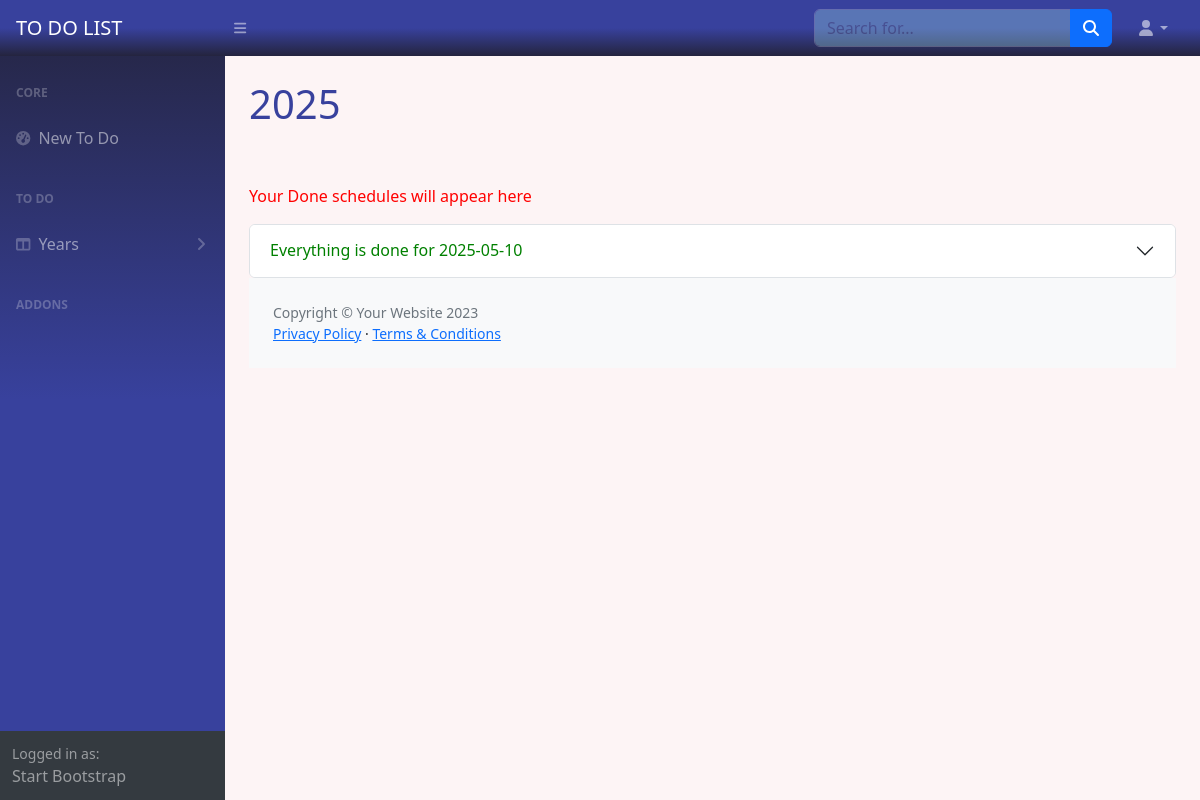
The page /year2025 (signed in) on the database as committed earlier.
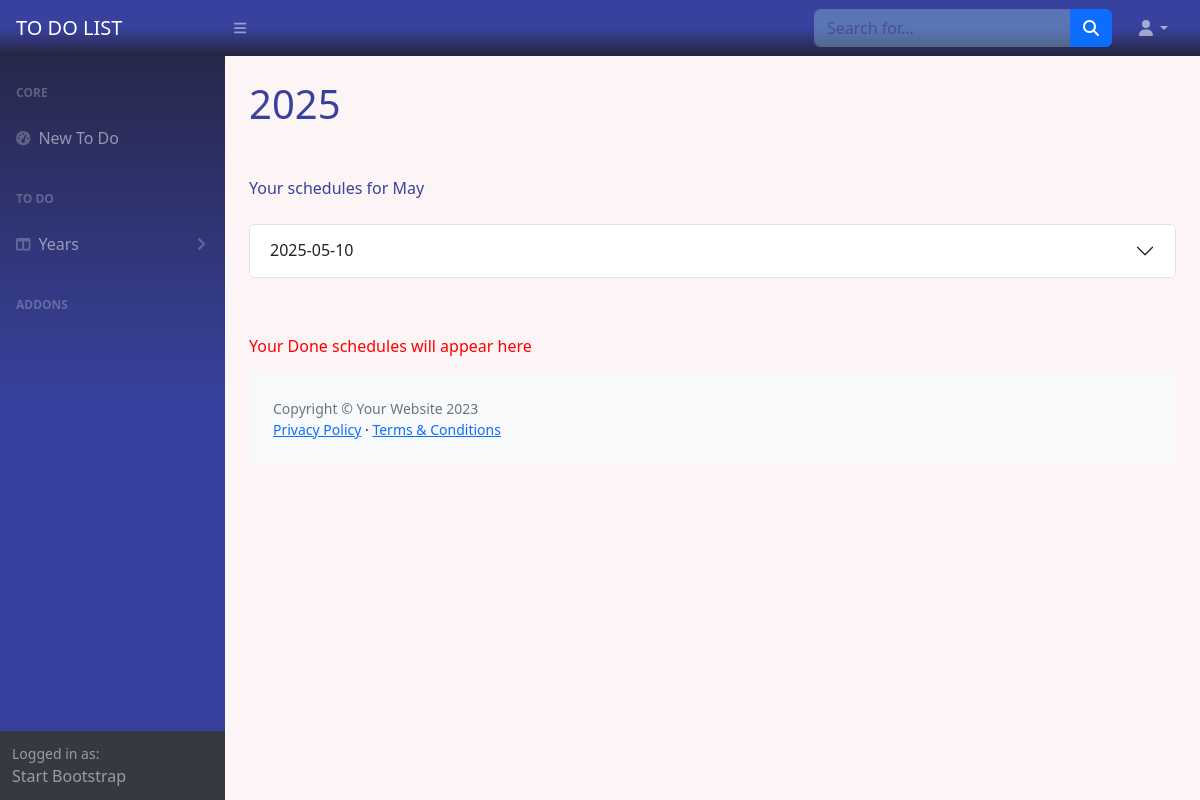
The same page on the database as committed later.
### test.py (models this page shows)
class Done(UserMixin, db.Model):
    id = db.Column(db.Integer, primary_key=True)
    user_id = db.Column(db.Integer, nullable=False)
    title = db.Column(db.String(50), nullable=False)
    info = db.Column(db.String(50), nullable=True)
    due_date = db.Column(db.String)
    done = db.Column(db.Boolean, nullable=True)
    favorites = db.Column(db.Boolean)

class Todos(UserMixin, db.Model):
    id = db.Column(db.Integer, primary_key=True)
    user_id = db.Column(db.Integer, nullable=False)
    title = db.Column(db.String(50), nullable=False)
    info = db.Column(db.String(50), nullable=True)
    due_date = db.Column(db.String)
    done = db.Column(db.Boolean, nullable=True)
    favorites = db.Column(db.Boolean)

### test.py (the view)
@app.route("/year<int:year>", methods=["GET", "POST"])
def years(year):
    all_years = []
    all_is_done = False
    unique_todo_date = []
    unique_done_date = []
    todo_date = []
    done_date = []
    result = db.session.execute(db.select(Todos))
    all_todos = result.scalars().all()
    result = db.session.execute(db.select(Done))
    all_dones = result.scalars().all()
    for i in all_todos:
        if i.user_id == current_user.id:
            todo_date.append(i.due_date)
            unique_todo_date = list(set(todo_date))
    for i in all_dones:
        if i.user_id == current_user.id:
            done_date.append(i.due_date)
            unique_done_date = list(set(done_date))
    for date in unique_todo_date:
        year = "".join(date).split('-')[0]
        all_years.append(year)
    all_years = list(set(all_years))
    for date in unique_done_date:
        year = "".join(date).split('-')[0]
        all_years.append(year)
    all_years = list(set(all_years))
    if not todo_date :
        no_date = True
    else:
        no_date = False
    if not all_todos and not all_dones:
        pass
    elif not all_todos:
        all_is_done = True
    return render_template('years.html', todos=all_todos, dones=all_dones,
                           user=current_user, unique_done_date=sorted(list(set(unique_done_date))),
                           unique_todo_date=sorted(list(set(unique_todo_date))),
                           today=TODAY, no_date=no_date, all_is_done=all_is_done, years=sorted(list(set(all_years))),
                           selected_year=request.url.split('year')[-1], current_month=dt.datetime.now().strftime("%B"),
                           datetime=dt.datetime)

### test.py (called while the page is built)
@login_manager.user_loader
def load_user(user_id):
    return db.get_or_404(User, user_id)

@app.template_filter()
def month_name(month_number):
    try:
        month_number = int(month_number)
        return calendar.month_name[month_number]
    except (ValueError, IndexError):
        return month_number  # Return the original input if not a valid month number

### templates/years.html (shortened to what this page needs)
{%include 'header.html'%}
<main>
    <div class="container-fluid px-4 ">
        <h1 class="mt-4 my-5" style="color:#38419D">{{selected_year}}</h1>
        {%for date in unique_todo_date%}
        {%if selected_year in date%}
                <div class="breadcrumb my-2">
            {%if not "".join(date).split('-')[1] == "".join(unique_todo_date[unique_todo_date.index(date)-1]).split('-')[1]%}
            <p class="breadcrumb-item active" style="color:#38419D">Your schedules for {{"".join(date).split('-')[1]|month_name}}</p>
            {%endif%}
        </div>
        <div class="accordion my-2" id="accordionTodo{{date}}">
                <div class="accordion-item">
                    {%if date == today%}
                        <h2 class="accordion-header">
                            <button class="accordion-button collapsed" type="button" data-bs-toggle="collapse"
                                    data-bs-target="#collapseTodo{{date}}"
                                    aria-expanded="false" aria-controls="collapseTodo{{date}}">
                                Today
                            </button>
                        </h2>
                    {%else%}
                        <h2 class="accordion-header">
                          <button class="accordion-button collapsed" type="button" data-bs-toggle="collapse"
                                  data-bs-target="#collapseTodo{{date}}" aria-expanded="false"
                                  aria-controls="collapseTodo{{date}}">
                            {{date}}
                          </button>
                        </h2>
                    {%endif%}
                </div>
            {%endif%}
    {%endfor%}
<p style="color:red;margin-top:6%">Your Done schedules will appear here</p>
        {%for date in unique_done_date%}
            {%if selected_year in date%}
            {%if date not in unique_todo_date%}
        <div class="accordion my-2" id="accordionDone{{date}}" >
                <div class="accordion-item " >
                    {%if date == today%}
                        <h2 class="accordion-header "  >
                            <button class="accordion-button collapsed" type="button" data-bs-toggle="collapse"
                                    data-bs-target="#collapseDone{{date}}"
                                    aria-expanded="false" aria-controls="collapseDone{{date}}" style="color:green;">
                                Everything is done for Today
                            </button>
                        </h2>
                    {%else%}
                        <h2 class="accordion-header">
                          <button class="accordion-button collapsed" type="button" data-bs-toggle="collapse"
                                  data-bs-target="#collapseDone{{date}}" aria-expanded="false"
                                  aria-controls="collapseDone{{date}}" style="color:green;">
                            Everything is done for {{date}}
                          </button>
                        </h2>
                    {%endif%}
                </div>
            {%endif%}
            {%endif%}
    {%endfor%}
{%include 'footer.html'%}

Rows that differ between the two databases and show on the page:
no longer on this page (row edited): Done: due_date "2025-05-10"
added Todos: due_date "May", due_date "2025-05-10"
